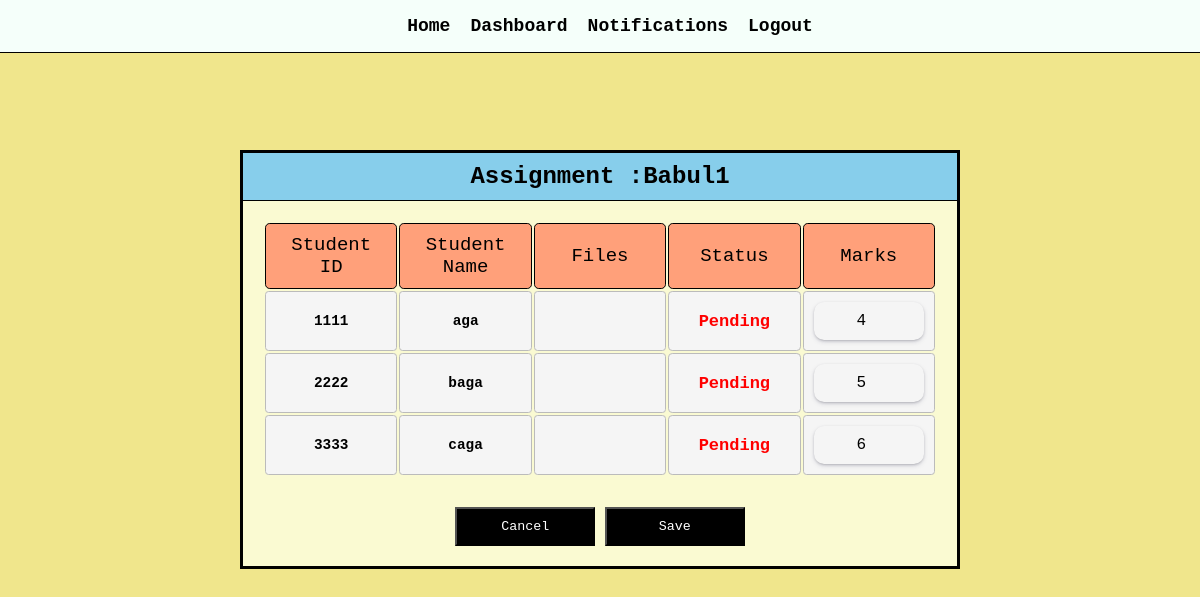
The page /indAss/10/ on the database its author committed.
### ok/models.py (models this page shows, shortened)
class Assignment(models.Model):
    assignmentId=models.IntegerField(null=True)
    dept=models.ForeignKey(Department,on_delete=models.CASCADE,null=True)
    session=models.ForeignKey(Session,on_delete=models.CASCADE,null=True)
    semester=models.ForeignKey(Semester,on_delete=models.CASCADE,null=True)
    course=models.ForeignKey(Course,on_delete=models.CASCADE,null=True)
    name=models.CharField(max_length=100,null=True)
    desc=models.TextField(max_length=1000,null=True)
    student=models.ForeignKey(Student,on_delete=models.CASCADE,null=True)
    fi=models.FileField(upload_to='',null=True)
    date=models.DateField(null=True)
    marks=models.IntegerField(default=0)
    teaFi=models.FileField(upload_to='',null=True)
    status=models.CharField(max_length=100,null=True,default='pending')

class Student(models.Model):
    dept=models.ForeignKey(Department,on_delete=models.CASCADE,null=True)
    name=models.CharField(max_length=40,blank=True,null=True)
    studentId=models.IntegerField(unique=True)
    username=models.CharField(max_length=40,null=True,blank=True)
    email=models.EmailField(max_length=30,blank=True)
    password=models.CharField(max_length=15,blank=True)
    session=models.ForeignKey(Session,on_delete=models.CASCADE,null=True)
    image=models.ImageField(blank=True,null=True)

### ok/views.py (the view, shortened to what this page needs)
# urls.py: path('indAss/<int:id>/',views.indAss,name='indAss'),
def indAss(request,id):
   assignment=Assignment.objects.get(assignmentId=int(id),student=None)
   dept=Department.objects.get(deptId=assignment.dept.deptId)
   session=Session.objects.get(dept=dept,session=assignment.session.session)
   semester=Semester.objects.get(dept=dept,session=session,semester=assignment.semester.semester)
   course=Course.objects.get(dept=dept,session=session,semester=semester,courseCode=assignment.course.courseCode)
   ar=[]
   students=Student.objects.filter(dept=dept,session=session).order_by('studentId')
   for o in students:
      ass=Assignment.objects.get(
         dept=dept,session=session,semester=semester,course=course,
         student=Student.objects.get(studentId=o.studentId),
         assignmentId=int(id)
      )
      ar.append(ass)
   if 'dekha' in request.POST:
      return redirect('/pdfs/'+str(id)+'/'+str(dept.deptId)+'/'+str(session.session)+'/'+str(request.POST.get('dekha')))
   if 'cancel' in request.POST:
         url='/assignment/'+str(session.session)+'/'+str(semester.semester)+'/'+str(course.courseCode)+'/'+str(dept.deptId)
         return redirect(url)
   cont={
      'assignment':assignment,
      'ass':ar
   }
   return render(request,'indAss.html',cont)

### templates/indAss.html (shortened to what this page needs)
{%extends 'navigation.html'%} {%block body%}
<!DOCTYPE html>
<html lang="en">
  <head>
  </head>
  <body>
    <h2>Assignment :{{assignment.name}}</h2>
    <div class="con">
      <form method="POST">
        <table>
          <thead>
            <tr>
              <th>Student ID</th>
              <th>Student Name</th>
              <th>Files</th>
              <th>Status</th>
              <th>Marks</th>
            </tr>
          </thead>
          {%for o in ass%}
          <tr>
            <th>{{o.student.studentId}}</th>
            <th>{{o.student.name}}</th>
            <th>
            </th>
            {%if o.status == 'pending' %}
            <th style="color: red; font-size: 17px">Pending</th>
            {%elif o.status == 'Turned In'%}
            <th style="color: limegreen; font-size: 17px">{{o.status}}</th>
            {%else%}
            <th style="color: royalblue; font-size: 17px">{{o.status}}</th>
            {%endif%}
            <th>
              <input
                type="number"
                max="10"
                min="0"
                name="marks"
                value="{{o.marks}}"
              />
            </th>
          </tr>
          {%endfor%}
        </table>
        <div class="button">
          <button name="cancel" type="submit">Cancel</button>
          <button name="grading" type="submit">Save</button>
        </div>
      </form>
    </div>
  </body>
</html>
{%endblock body%}

### templates/navigation.html (shortened to what this page needs)
<!DOCTYPE html>
<html lang="en">
  <head>
  </head>
  <body>
    <div class="nav">
      <ul>
        <li><a href="/">Home</a></li>
        <li><a href="/dashboard">Dashboard</a></li>
        <li><a href="/noti">Notifications</a></li>
        <li><a href="/logOut">Logout</a></li>
      </ul>
    </div>
    {%block body%} {%load static%} {%endblock body%}
  </body>
</html>

### templates/navigation.html (style rules this page uses)
* { font-family: "Courier New", Courier, monospace; box-sizing: border-box; }
body { margin: 0; background: mintcream; }
.nav { background: mintcream; position: fixed; top: 0; width: 95%; border-bottom: 1px solid black; width: 100%; }
.nav ul { display: flex; justify-content: center; align-items: center; list-style: none; }
li a { margin-right: 20px; text-decoration: none; font-size: 18px; color: black; font-weight: 19px; font-weight: 600; }
button { cursor: pointer; }

### templates/indAss.html (style rules this page uses)
body { background: khaki; display: flex; justify-content: center; align-items: center; flex-direction: column; }
h2 { margin-bottom: 0; margin-top: 150px; background: skyblue; padding: 10px; border: 3px solid black; border-bottom: 1px solid black; text-align: center; width: 60vw; }
.con { background: lightgoldenrodyellow; width: 60vw; border: 3px solid black; padding: 20px; border-top: none; margin-bottom: 100px; }
.con form { display: flex; justify-content: center; align-items: center; flex-direction: column; }
table { font-size: 90%; table-layout: fixed; width: 100%; }
table { border-collapse: separate; border-spacing: 2px; text-align: center; }
th, td { border-width: 1px; padding: 10px; position: relative; text-align: center; }
th, td { border-radius: 0.25em; border-style: solid; }
th { background: whitesmoke; border-color: #bbb; }
thead th { font-size: 19px; font-weight: 500; background: lightsalmon; border: 1px solid black; }
.button > * { margin-top: 30px; background: black; color: white; padding: 10px; width: 140px; }
th input { text-align: center; background: none; border: none; padding: 10px; width: 100%; font-size: 16px; border-radius: 10px; box-shadow: rgba(50, 50, 93, 0.25) 0px 2px 5px -1px, rgba(0, 0, 0, 0.3) 0px 1px 3px -1px; }

### rows shown on the page
Assignment: name "Babul1"
Assignment: student.studentId "1111", student.name "aga", status "Pending", marks "4"
Assignment: student.studentId "2222", student.name "baga", status "Pending", marks "5"
Assignment: student.studentId "3333", student.name "caga", status "Pending", marks "6"
